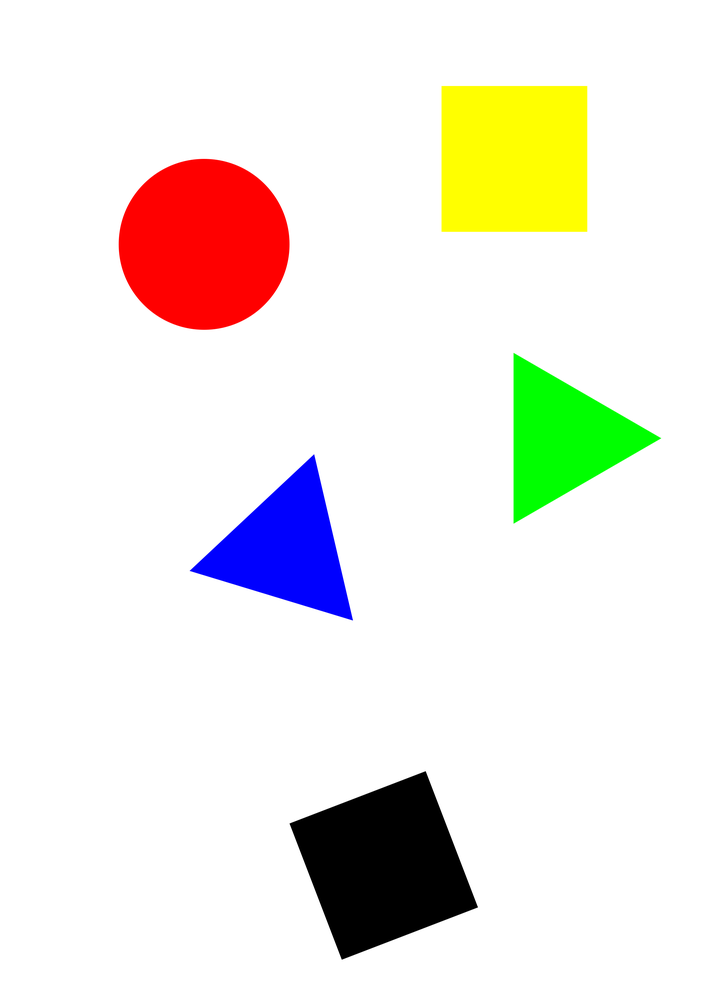
//> input picture task1_1.png, 706 x 999 px, shrunk from 2480 x 3508 before the run
$ ./1 task1_1.png   (built with g++ and OpenCV 4)
//> lines starting //> are read from the running program, lines starting //| are printed output that depends on the picture; after the words box and inside, x2 and y2 are one past the last pixel; in counts of white or black regions, pixels touching at a corner belong together
#include <opencv2/opencv.hpp>
#include <iostream>
using namespace cv;
using namespace std;
void color(Mat img,int x,int y)
{
       int color_Bule=img.at<cv::Vec3b>(y, x)[0];
		 int color_Green=img.at<cv::Vec3b>(y, x)[1];
		 int color_Red=img.at<cv::Vec3b>(y, x)[2];
		if(color_Bule==0&&color_Green==0&&color_Red==0)
		cout<<"黑";
		else if(color_Bule==0&&color_Green==0&&color_Red==255)
		cout<<"红";
		else if(color_Bule==0&&color_Green==255&&color_Red==0)
		cout<<"绿";
		else if(color_Bule==0&&color_Green==255&&color_Red==255)
		cout<<"黄";
		else if(color_Bule==255&&color_Green==0&&color_Red==0)
		cout<<"蓝";
        else
        {
            cout<<"未知";
        }
        cout<<color_Bule<<" "<<color_Green<<" "<<color_Red;
        // cout.put(color_Bule)<<" ";
        // cout.put(color_Green)<<" ";
        // cout.put(color_Red)<<" ";


}


int main(int argc, char** argv)
{
    Mat src = imread(argv[1]);
//> src is the input picture: 999 rows x 706 cols, CV_8UC3; mean B, G, R 226.8, 234.5, 238.2
    Mat src_gray,binary ;
    if (src.empty()) {
        printf("Could not load image...");
        return -1;
    }
    namedWindow("Input Image",WINDOW_NORMAL);
    imshow("Input Image",src);

    //二值化
    cvtColor(src, src_gray, COLOR_BGR2GRAY);
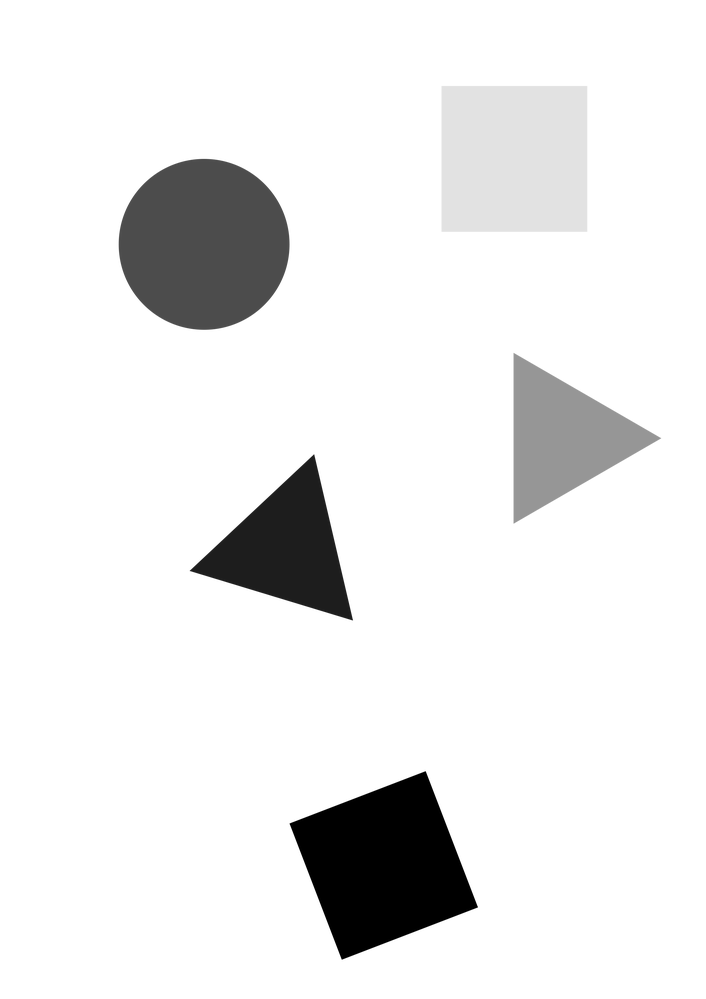
//> src_gray: 999 rows x 706 cols, CV_8UC1; min 0, max 255, mean 234.7
    threshold(src_gray, binary, 0, 255, THRESH_BINARY | THRESH_OTSU);
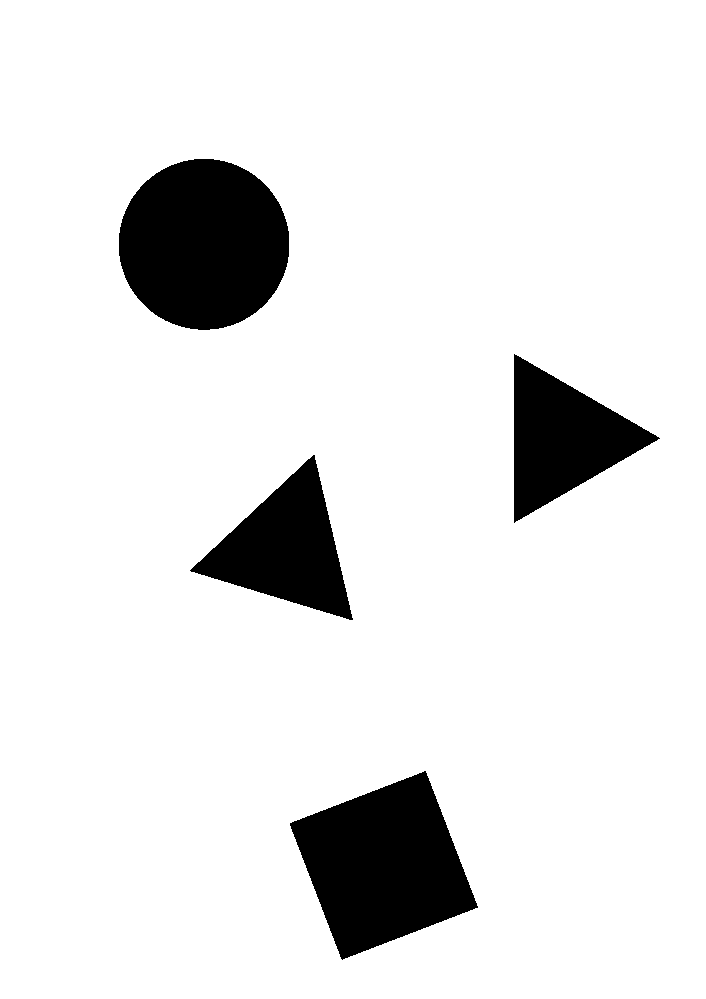
//> binary: 999 rows x 706 cols, CV_8UC1; 90.2% white; 4 black regions, box (x1, y1, x2, y2) and area: (119, 159, 289, 330) 22896, (290, 771, 478, 960) 21349, (190, 455, 353, 620) 12654, (514, 354, 660, 523) 12385
    binary = ~binary;
    namedWindow("binary",WINDOW_NORMAL);
    imshow("binary", binary);
    //canny检测
    Mat img_canny;
    Canny(src,img_canny,45,127,3,false);
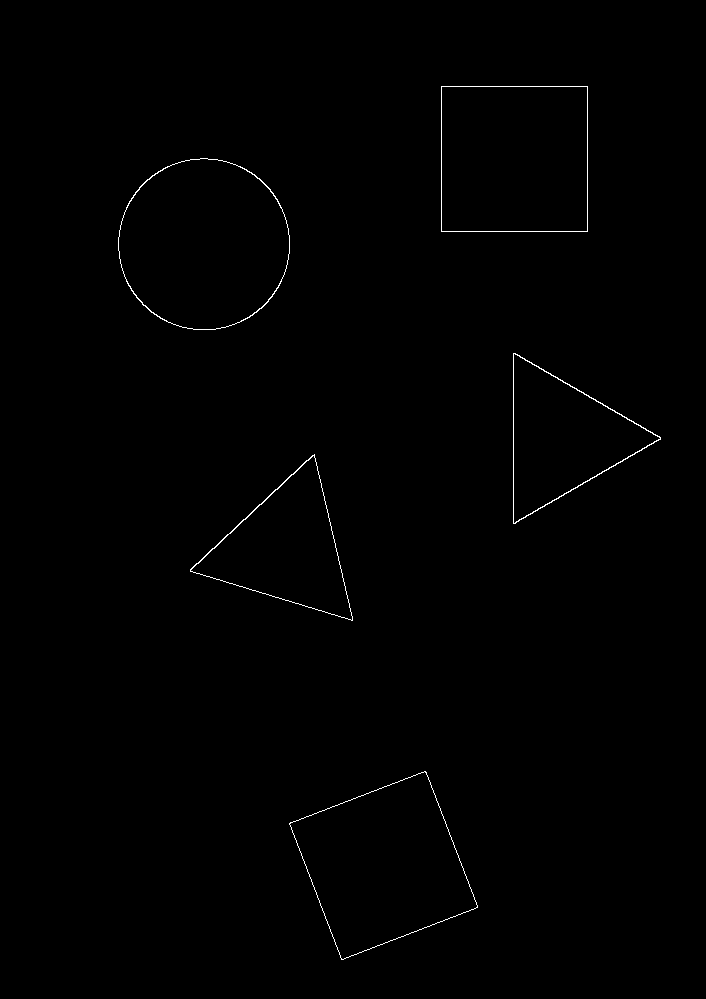
//> img_canny: 999 rows x 706 cols, CV_8UC1; 0.42% white in thin lines or dots, all inside (x1, y1, x2, y2) = (118, 86, 661, 960)
    namedWindow("canny",WINDOW_NORMAL);
    imshow("canny",img_canny);


    //发现轮廓
    vector<vector<Point>> contours;
    vector<Point> point;
    vector<Vec4i> hireachy;
    Mat imageContours=src.clone();

    findContours(img_canny, contours, hireachy, RETR_EXTERNAL,CHAIN_APPROX_SIMPLE,Point());
//> contours = 5 contours; box (x1, y1, x2, y2) and area: (118, 158, 290, 330) 22997, (289, 771, 478, 960) 21286, (441, 86, 588, 232) 21170, (513, 353, 661, 524) 12717, (190, 454, 353, 621) 12682; hireachy = 5 items: [1, -1, -1, -1], [2, 0, -1, -1], [3, 1, -1, -1], [4, 2, -1, -1], [-1, 3, -1, -1]

    //绘制出所有轮廓
    for (int t = 0; t < contours.size(); t++)
    {

        int epsilon = 0.01*arcLength(contours[t], true);
        approxPolyDP(contours[t], point, epsilon, true);
         Moments moment;
          moment = moments(contours[t]);
           int x = (int)(moment.m10 / moment.m00);
           int y = (int)(moment.m01 / moment.m00);


        if(point.size()==3)
        {
           // cout<<t<<"  "<<"三角形"<<"  "<<color[t]<<endl;
            cout<<t<<"  "<<"三角形"<<"  ";
            color(src,x,y);
            cout<<endl;
        }
        else if (point.size() == 4)
        {
            //cout<<t<<"  "<<"矩形"<<"  "<<color[t]<<endl;
            cout<<t<<"  "<<"矩形"<<"    ";
            color(src,x,y);
            cout<<endl;
        }
        else if(point.size()>10)
        {
            //cout<<t<<"  "<<"圆形"<<"  "<<color[t]<<endl;
            cout<<t<<"  "<<"圆形"<<"    ";
            color(src,x,y);
            cout<<endl;
        }
        //cout<<point.size()<<endl;
        //cout<<x<<"  "<<y<<endl;

        int color_Bule=src.at<cv::Vec3b>(y, x)[0];
        switch (color_Bule)
        {
        case 0:
            color_Bule=255;
            break;
        case 255:
            color_Bule=0;
            break;

        default:
            break;
        }
		 int color_Green=src.at<cv::Vec3b>(y, x)[1];
         switch (color_Green)
        {
        case 0:
            color_Green=255;
            break;
        case 255:
            color_Green=0;
            break;

        default:
            break;
        }
		 int color_Red=src.at<cv::Vec3b>(y, x)[2];
         switch (color_Red)
        {
        case 0:
            color_Red=255;
            break;
        case 255:
            color_Red=0;
            break;

        default:
            break;
        }


        drawContours(imageContours,contours,t,Scalar(color_Bule,color_Green,color_Red),20,8,hireachy);
        //imageContours.setTo(Scalar(255, 255, 255, 0));
        //cv::circle(imageContours,Point(x,y),100,Scalar(255,255,255),-1);
        char buf[256];
        sprintf(buf, "%d", t);
        //putText(imageContours, buf,Point(x,y), CV_FONT_HERSHEY_SCRIPT_COMPLEX, 5, Scalar(0, 0, 0), 4, 8);
        putText(imageContours, buf,Point(x-500,y-300), CV_FONT_HERSHEY_SCRIPT_COMPLEX, 5, Scalar(0, 0, 0), 4, 8);
    }
//> this loop made 5 passes
//> (epsilon, x, y, color_Bule in color, color_Green in color, color_Red in color) on passes 1, 4, 5: (6, 383, 864, 0, 0, 0), (5, 203, 243, 0, 0, 255), (5, 514, 158, 0, 255, 255)
//| 0  矩形    黑0 0 0
//| 1  三角形  蓝255 0 0
//| 2  三角形  绿0 255 0
//| 3  圆形    红0 0 255
//| 4  矩形    黄0 255 255
//> pass 3, `putText(imageContours, buf,Point(x-500,y-300), CV_FONT_HERSHEY_SCRIPT_..`:
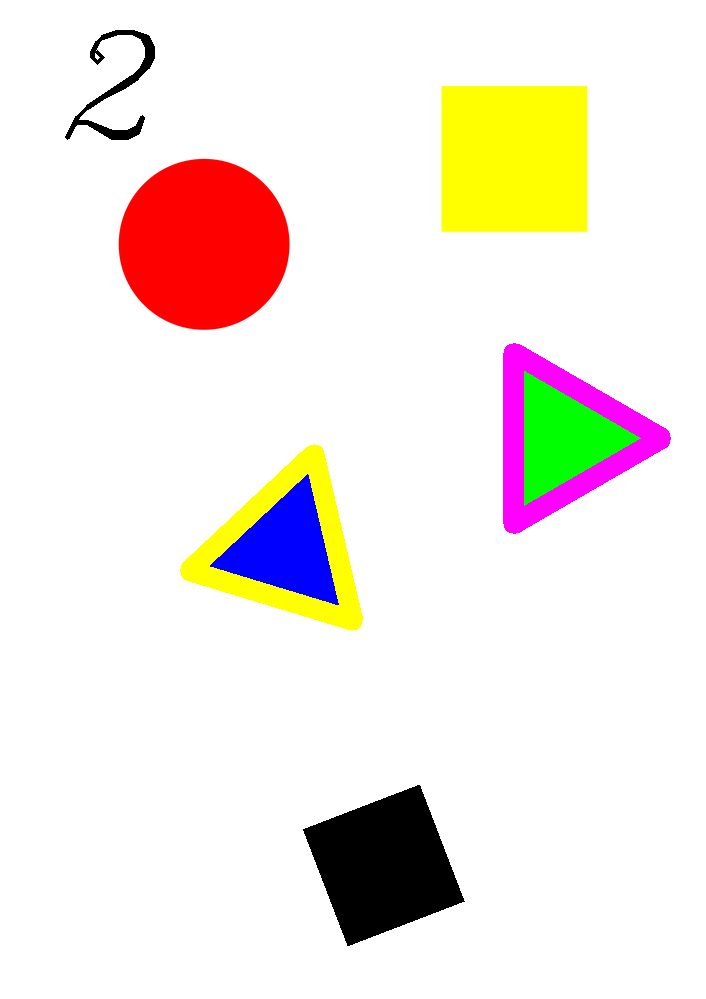
//> imageContours: 999 rows x 706 cols, CV_8UC3; 4.14% of pixels changed, all inside (x1, y1, x2, y2) = (65, 30, 671, 962)
//> after the loop:
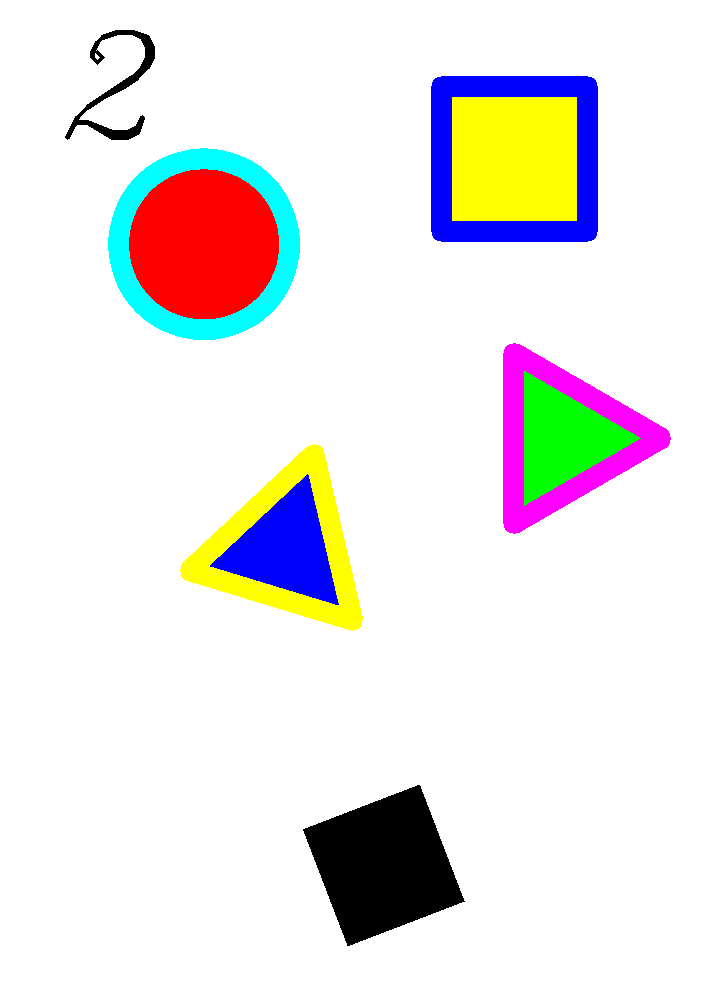
//> imageContours: 999 rows x 706 cols, CV_8UC3; 3.29% of pixels changed, all inside (x1, y1, x2, y2) = (108, 76, 598, 340)
        namedWindow("Contours Image",WINDOW_NORMAL);
        imshow("Contours Image",imageContours); //轮廓

    waitKey(0);

    return 0;
}
